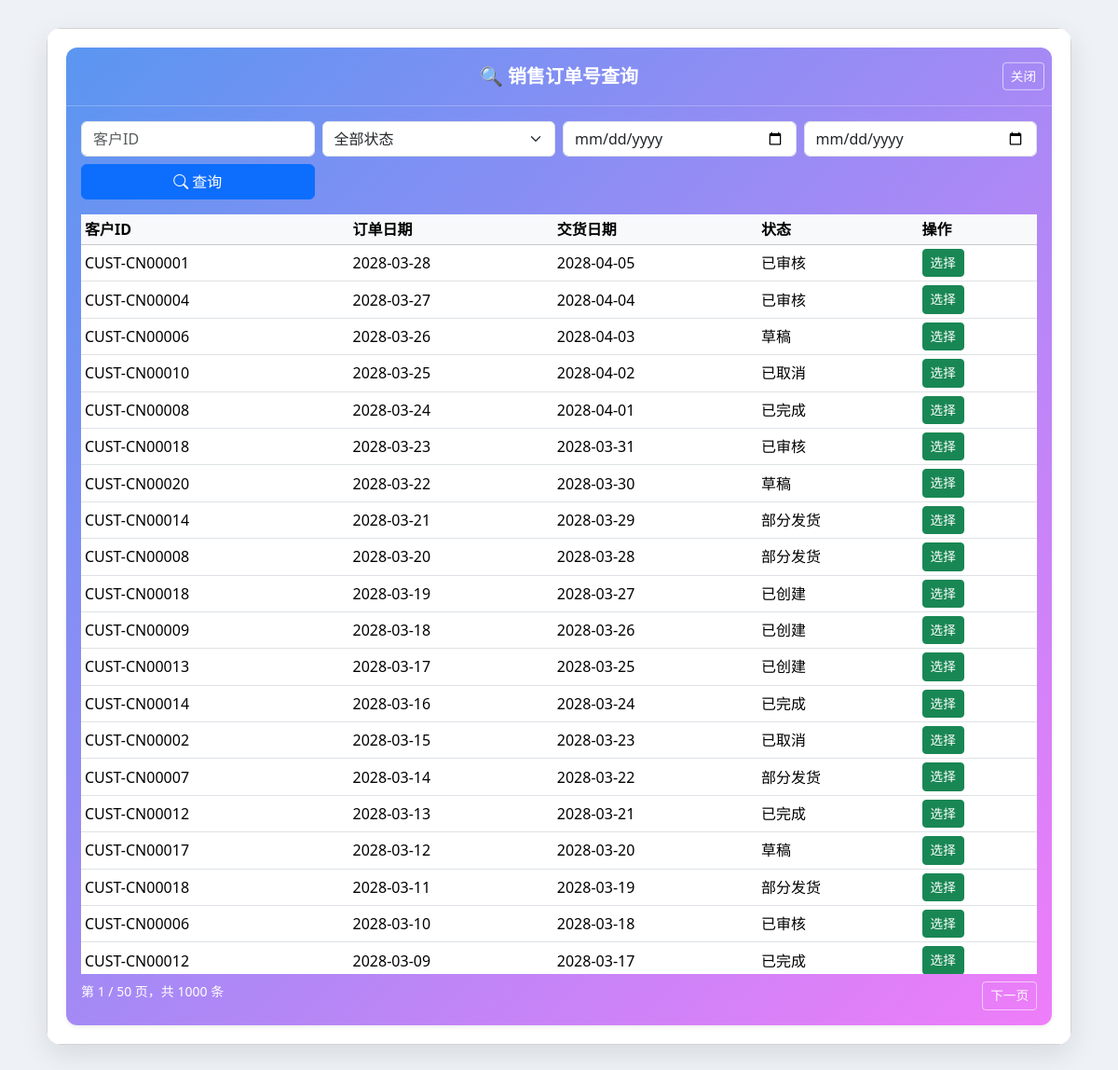
Screenshot of /delivery/sales_helper with the database file from the repository.
### order/models.py (models this page shows)
class SalesOrder(db.Model):
    __tablename__ = 'SalesOrder'
    sales_order_id = db.Column(db.String(255), primary_key=True)
    customer_id = db.Column(db.String(255), nullable=False)
    quotation_id = db.Column(db.String(255))
    order_date = db.Column(db.DateTime, nullable=False)
    required_delivery_date = db.Column(db.Date, nullable=False)
    status = db.Column(db.String(255))
    total_amount = db.Column(db.Numeric, nullable=False)
    credit_check_result = db.Column(db.String(255))
    remarks = db.Column(db.String(255))
    items = db.relationship('OrderItem', backref='order', lazy=True, cascade="all, delete-orphan")

### delivery/views.py (the view)
@delivery_bp.route('/sales_helper', methods=['GET'])
def sales_helper():
    q = {
        'sales_order_id': request.args.get('sales_order_id', '').strip(),
        'customer_id': request.args.get('customer_id', '').strip(),
        'status': request.args.get('status', '').strip(),
        'date_from': request.args.get('date_from', '').strip(),
        'date_to': request.args.get('date_to', '').strip(),
    }
    page = request.args.get('page', 1, type=int)
    per_page = request.args.get('per_page', 20, type=int)
    query = SalesOrder.query.options(joinedload(SalesOrder.items))
    filters = []
    if q['sales_order_id']:
        filters.append(SalesOrder.sales_order_id.ilike(f"%{q['sales_order_id']}%"))
    if q['customer_id']:
        filters.append(SalesOrder.customer_id.ilike(f"%{q['customer_id']}%"))
    if q['status']:
        filters.append(SalesOrder.status == q['status'])
    if q['date_from']:
        try:
            df = datetime.strptime(q['date_from'], '%Y-%m-%d')
            filters.append(SalesOrder.order_date >= df)
        except ValueError:
            pass
    if q['date_to']:
        try:
            dt = datetime.strptime(q['date_to'], '%Y-%m-%d') + timedelta(days=1)
            filters.append(SalesOrder.order_date < dt)
        except ValueError:
            pass
    if filters:
        query = query.filter(and_(*filters))
    query = query.order_by(SalesOrder.order_date.desc(), SalesOrder.sales_order_id.desc())
    pagination = query.paginate(page=page, per_page=per_page, error_out=False)
    args = request.args.to_dict()
    args.pop('page', None)  # 去掉 page 避免冲突
    return render_template('delivery/sales_helper.html', items=pagination.items, pagination=pagination, args=args)

### templates/delivery/sales_helper.html (shortened to what this page needs)
{% extends 'delivery/base_popup.html' %}
{% block content %}
<div class="card gradient-bg shadow-sm">
  <div class="card-header position-relative py-3 text-center">
    <strong class="text-white fs-5">🔍 销售订单号查询</strong>
    <button type="button" class="btn btn-sm btn-outline-light position-absolute top-50 end-0 translate-middle-y me-2"
            onclick="window.close()">关闭</button>
  </div>
  <div class="card-body">
    <form method="get" class="row g-2 mb-3">
      <div class="col-md-3">
        <input type="text" name="customer_id" value="{{ request.args.get('customer_id','') }}" class="form-control" placeholder="客户ID">
      </div>
      <div class="col-md-3">
        <select name="status" class="form-select">
          <option value="">全部状态</option>
        </select>
      </div>
      <div class="col-md-3">
        <input type="date" name="date_from" value="{{ request.args.get('date_from','') }}" class="form-control">
      </div>
      <div class="col-md-3">
        <input type="date" name="date_to" value="{{ request.args.get('date_to','') }}" class="form-control">
      </div>
      <div class="col-md-3">
        <button class="btn btn-primary w-100"><i class="bi bi-search"></i> 查询</button>
      </div>
    </form>
    {% if items %}
    <div class="table-responsive" style="max-height: 60vh;">
      <table class="table table-hover table-sm align-middle">
        <thead class="table-light sticky-top">
          <tr>
            <th>客户ID</th>
            <th>订单日期</th>
            <th>交货日期</th>
            <th>状态</th>
            <th>操作</th>
          </tr>
        </thead>
        <tbody>
          {% for r in items %}
          <tr>
            <td>{{ r.customer_id }}</td>
            <td>{{ r.order_date.strftime('%Y-%m-%d') }}</td>
            <td>{{ r.required_delivery_date.strftime('%Y-%m-%d') }}</td>
            <td>{{ r.status or '-' }}</td>
            <td>
              <button type="button" class="btn btn-success btn-sm"
                data-sales-order-id="{{ r.sales_order_id }}"
                onclick="selectSales(this)">
                选择
              </button>
            </td>
          </tr>
          {% endfor %}
        </tbody>
      </table>
    </div>
    {% if pagination %}
    <div class="d-flex justify-content-between mt-2">
      <span class="text-white small">第 {{ pagination.page }} / {{ pagination.pages }} 页，共 {{ pagination.total }} 条</span>
      <div class="btn-group">
        {% if pagination.has_next %}
        <a class="btn btn-sm btn-outline-light" href="{{ url_for('delivery.sales_helper', page=pagination.page+1, **args) }}">下一页</a>
        {% endif %}
      </div>
    </div>
    {% endif %}
    {% elif request.args %}
    <div class="text-white">没有找到匹配记录</div>
    {% endif %}
  </div>
</div>
{% endblock %}

### templates/delivery/base_popup.html (style rules this page uses)
body { background: #eef2f7; font-family: "Segoe UI", "PingFang SC", "Microsoft YaHei", sans-serif; margin: 0; padding: 0; }
table { border-collapse: separate; border-spacing: 0; }
table thead { background-color: #f8f9fa; position: sticky; top: 0; z-index: 1; font-weight: 600; }
.table-responsive { max-height: 500px; overflow-y: auto; margin-top: 10px; }
.btn-sm { font-size: 0.85rem; }
.gradient-bg { background: linear-gradient(135deg, #5a96f1, #ef7df9); color: #fff; border: none; }
.gradient-bg .card-header { border-bottom: 1px solid rgba(255,255,255,0.3); }

### templates/delivery/sales_helper.html (style rules this page uses)
.gradient-bg { background: linear-gradient(135deg, #5a96f1, #ef7df9); color: #fff; border: none; border-radius: 12px; }
.gradient-bg .card-header { background: transparent; border-bottom: 1px solid rgba(255,255,255,0.25); }
.btn-outline-light { color:#fff; border-color: rgba(255,255,255,0.6); }

### rows the page displays
SalesOrder: customer_id "CUST-CN00001", order_date "2028-03-28", required_delivery_date "2028-04-05", status "已审核"
SalesOrder: customer_id "CUST-CN00004", order_date "2028-03-27", required_delivery_date "2028-04-04", status "已审核"
SalesOrder: customer_id "CUST-CN00006", order_date "2028-03-26", required_delivery_date "2028-04-03", status "草稿"
SalesOrder: customer_id "CUST-CN00010", order_date "2028-03-25", required_delivery_date "2028-04-02", status "已取消"
SalesOrder: customer_id "CUST-CN00008", order_date "2028-03-24", required_delivery_date "2028-04-01", status "已完成"
SalesOrder: customer_id "CUST-CN00018", order_date "2028-03-23", required_delivery_date "2028-03-31", status "已审核"
SalesOrder: customer_id "CUST-CN00020", order_date "2028-03-22", required_delivery_date "2028-03-30", status "草稿"
SalesOrder: customer_id "CUST-CN00014", order_date "2028-03-21", required_delivery_date "2028-03-29", status "部分发货"
SalesOrder: customer_id "CUST-CN00008", order_date "2028-03-20", required_delivery_date "2028-03-28", status "部分发货"
SalesOrder: customer_id "CUST-CN00018", order_date "2028-03-19", required_delivery_date "2028-03-27", status "已创建"
SalesOrder: customer_id "CUST-CN00009", order_date "2028-03-18", required_delivery_date "2028-03-26", status "已创建"
SalesOrder: customer_id "CUST-CN00013", order_date "2028-03-17", required_delivery_date "2028-03-25", status "已创建"
SalesOrder: customer_id "CUST-CN00014", order_date "2028-03-16", required_delivery_date "2028-03-24", status "已完成"
SalesOrder: customer_id "CUST-CN00002", order_date "2028-03-15", required_delivery_date "2028-03-23", status "已取消"
SalesOrder: customer_id "CUST-CN00007", order_date "2028-03-14", required_delivery_date "2028-03-22", status "部分发货"
SalesOrder: customer_id "CUST-CN00012", order_date "2028-03-13", required_delivery_date "2028-03-21", status "已完成"
SalesOrder: customer_id "CUST-CN00017", order_date "2028-03-12", required_delivery_date "2028-03-20", status "草稿"
SalesOrder: customer_id "CUST-CN00018", order_date "2028-03-11", required_delivery_date "2028-03-19", status "部分发货"
SalesOrder: customer_id "CUST-CN00006", order_date "2028-03-10", required_delivery_date "2028-03-18", status "已审核"
SalesOrder: customer_id "CUST-CN00012", order_date "2028-03-09", required_delivery_date "2028-03-17", status "已完成"

### other values shown
{{ pagination.page }} "1"
{{ pagination.pages }} "50"
{{ pagination.total }} "1000"
